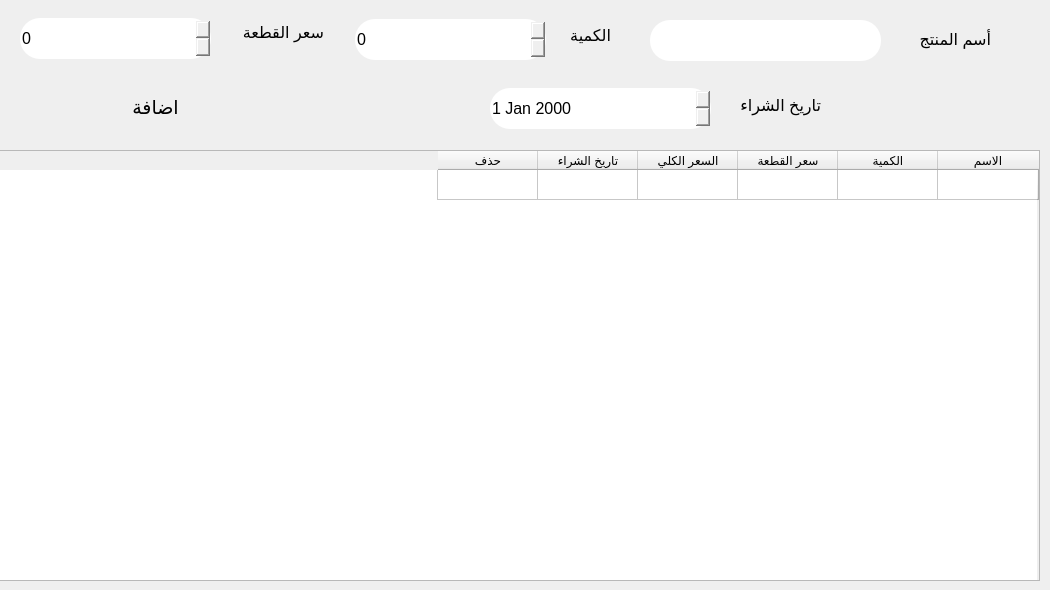
      <widget class="QWidget" name="tab_15">
       <attribute name="title">
        <string>المشتريات</string>
       </attribute>
       <widget class="QTableWidget" name="tableWidget_3">
        <property name="enabled">
         <bool>true</bool>
        </property>
        <property name="geometry">
         <rect>
          <x>-1</x>
          <y>150</y>
          <width>1041</width>
          <height>431</height>
         </rect>
        </property>
        <property name="layoutDirection">
         <enum>Qt::RightToLeft</enum>
        </property>
        <property name="sortingEnabled">
         <bool>true</bool>
        </property>
        <row>
         <property name="text">
          <string/>
         </property>
        </row>
        <column>
         <property name="text">
          <string>الاسم</string>
         </property>
        </column>
        <column>
         <property name="text">
          <string>الكمية</string>
         </property>
        </column>
        <column>
         <property name="text">
          <string>سعر القطعة</string>
         </property>
        </column>
        <column>
         <property name="text">
          <string>السعر الكلي</string>
         </property>
        </column>
        <column>
         <property name="text">
          <string>تاريخ الشراء</string>
         </property>
        </column>
        <column>
         <property name="text">
          <string>حذف</string>
         </property>
        </column>
       </widget>
       <widget class="QPushButton" name="pushButton_16">
        <property name="enabled">
         <bool>true</bool>
        </property>
        <property name="geometry">
         <rect>
          <x>0</x>
          <y>77</y>
          <width>311</width>
          <height>61</height>
         </rect>
        </property>
        <property name="font">
         <font>
          <family>Segoe UI</family>
          <pointsize>14</pointsize>
         </font>
        </property>
        <property name="cursor">
         <cursorShape>PointingHandCursor</cursorShape>
        </property>
        <property name="styleSheet">
         <string notr="true">border-radius:20px;</string>
        </property>
        <property name="text">
         <string>اضافة</string>
        </property>
       </widget>
       <widget class="QDateEdit" name="dateEdit">
        <property name="enabled">
         <bool>true</bool>
        </property>
        <property name="geometry">
         <rect>
          <x>490</x>
          <y>88</y>
          <width>221</width>
          <height>41</height>
         </rect>
        </property>
        <property name="font">
         <font>
          <pointsize>12</pointsize>
         </font>
        </property>
        <property name="styleSheet">
         <string notr="true">border-radius:20px;</string>
        </property>
       </widget>
       <widget class="QLabel" name="label_7">
        <property name="enabled">
         <bool>true</bool>
        </property>
        <property name="geometry">
         <rect>
          <x>213</x>
          <y>7</y>
          <width>111</width>
          <height>51</height>
         </rect>
        </property>
        <property name="font">
         <font>
          <family>Segoe UI</family>
          <pointsize>12</pointsize>
          <weight>50</weight>
          <bold>false</bold>
         </font>
        </property>
        <property name="text">
         <string>سعر القطعة</string>
        </property>
       </widget>
       <widget class="QLabel" name="label_8">
        <property name="enabled">
         <bool>true</bool>
        </property>
        <property name="geometry">
         <rect>
          <x>730</x>
          <y>85</y>
          <width>91</width>
          <height>41</height>
         </rect>
        </property>
        <property name="font">
         <font>
          <family>Segoe UI</family>
          <pointsize>12</pointsize>
         </font>
        </property>
        <property name="text">
         <string>تاريخ الشراء</string>
        </property>
       </widget>
       <widget class="QLineEdit" name="lineEdit_13">
        <property name="enabled">
         <bool>true</bool>
        </property>
        <property name="geometry">
         <rect>
          <x>650</x>
          <y>20</y>
          <width>231</width>
          <height>41</height>
         </rect>
        </property>
        <property name="font">
         <font>
          <pointsize>13</pointsize>
         </font>
        </property>
        <property name="styleSheet">
         <string notr="true">border-radius:20px;</string>
        </property>
        <property name="placeholderText">
         <string/>
        </property>
       </widget>
       <widget class="QLabel" name="label_12">
        <property name="enabled">
         <bool>true</bool>
        </property>
        <property name="geometry">
         <rect>
          <x>890</x>
          <y>14</y>
          <width>101</width>
          <height>51</height>
         </rect>
        </property>
        <property name="font">
         <font>
          <family>Segoe UI</family>
          <pointsize>12</pointsize>
          <weight>50</weight>
          <bold>false</bold>
         </font>
        </property>
        <property name="text">
         <string>أسم المنتج</string>
        </property>
       </widget>
       <widget class="QLabel" name="label_14">
        <property name="enabled">
         <bool>true</bool>
        </property>
        <property name="geometry">
         <rect>
          <x>550</x>
          <y>10</y>
          <width>61</width>
          <height>51</height>
         </rect>
        </property>
        <property name="font">
         <font>
          <family>Segoe UI</family>
          <pointsize>12</pointsize>
          <weight>50</weight>
          <bold>false</bold>
         </font>
        </property>
        <property name="text">
         <string>الكمية</string>
        </property>
       </widget>
       <widget class="QSpinBox" name="spinBox_3">
        <property name="enabled">
         <bool>true</bool>
        </property>
        <property name="geometry">
         <rect>
          <x>355</x>
          <y>19</y>
          <width>191</width>
          <height>41</height>
         </rect>
        </property>
        <property name="font">
         <font>
          <family>Segoe UI</family>
          <pointsize>12</pointsize>
         </font>
        </property>
        <property name="styleSheet">
         <string notr="true">border-radius:20px;</string>
        </property>
       </widget>
       <widget class="QSpinBox" name="spinBox_8">
        <property name="enabled">
         <bool>true</bool>
        </property>
        <property name="geometry">
         <rect>
          <x>20</x>
          <y>18</y>
          <width>191</width>
          <height>41</height>
         </rect>
        </property>
        <property name="font">
         <font>
          <family>Segoe UI</family>
          <pointsize>12</pointsize>
         </font>
        </property>
        <property name="styleSheet">
         <string notr="true">border-radius:20px;</string>
        </property>
       </widget>
      </widget>
